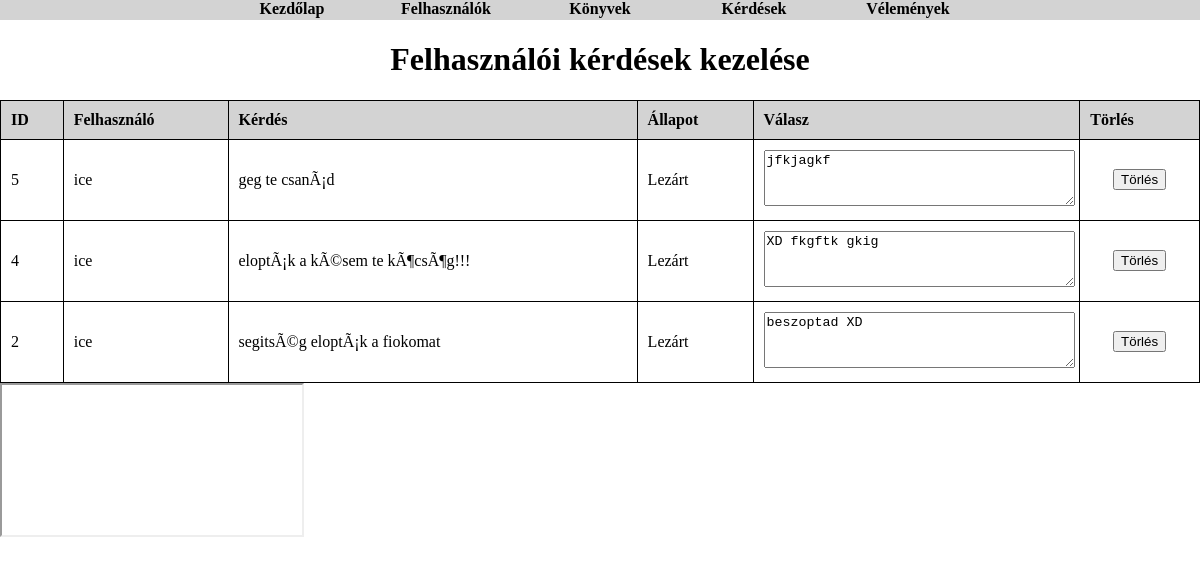
Before: /admin/?p=kerdesek with the older database file.
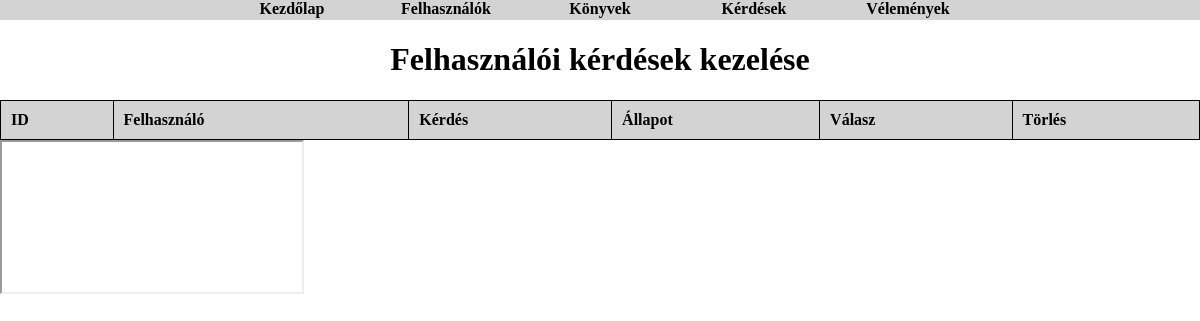
After: the same page with the newer database file.
### tables this page shows
CREATE TABLE `support` (
  `supportid` int(11) NOT NULL,
  `uid` int(11) NOT NULL,
  `sszoveg` text NOT NULL,
  `svalasz` text DEFAULT NULL,
  `sstatusz` int(11) NOT NULL,
  `stat` int(11) NOT NULL,
  `sdatum` datetime NOT NULL DEFAULT current_timestamp(),
  `slezar` datetime DEFAULT NULL
);

CREATE TABLE `user` (
  `uid` int(255) NOT NULL,
  `username` varchar(100) NOT NULL,
  `uemail` varchar(255) NOT NULL,
  `upassword` varchar(64) NOT NULL,
  `uprofkepnev` varchar(50) NOT NULL,
  `uprofkepnev_eredetinev` varchar(250) NOT NULL,
  `udatum` datetime NOT NULL,
  `uip` varchar(48) NOT NULL,
  `usession` varchar(8) NOT NULL,
  `ustatusz` varchar(2) NOT NULL,
  `ukomment` text NOT NULL
);

### admin/kerdesek.php (the view, shortened to what this page needs)
<?php
include("../kapcsolat.php");
$query = "SELECT s.supportid, s.uid, u.username, s.sszoveg, s.sstatusz, s.svalasz
          FROM support s
          LEFT JOIN user u ON s.uid = u.uid
          WHERE s.stat = 1
          ORDER BY s.sdatum DESC";
$result = mysqli_query($adb, $query);
?>
<!DOCTYPE html>
<html lang="hu">
<head>
</head>
<body>
    <h1>Felhasználói kérdések kezelése</h1>
    <table>
        <thead>
            <tr>
                <th>ID</th>
                <th>Felhasználó</th>
                <th>Kérdés</th>
                <th>Állapot</th>
                <th>Válasz</th>
                <th>Törlés</th>
            </tr>
        </thead>
        <tbody>
            <?php while ($row = mysqli_fetch_assoc($result)): ?>
                <tr>
                    <td><?= $row['supportid'] ?></td>
                    <td><?= htmlspecialchars($row['username'] ?? 'Ismeretlen') ?></td>
                    <td><?= htmlspecialchars($row['sszoveg']) ?></td>
                    <td><?php if ($row['sstatusz'] == 1) {
                        echo "Aktiv";
                    }else {
                        echo "Lezárt";
                    }?>
                    </td>
                    <td>
                        <form action="support_admin_handler.php" target="kisablak" method="post">
                            <textarea id="szoveg"  name="szoveg"><?= htmlspecialchars(trim($row['svalasz'] ?? ''," "));?></textarea>
                        </form>
                    </td>
                    <td class="action-buttons">
                        <form action="admin_support_delete.php" target="kisablak" method="post">
                            <input type="submit" value="Törlés">
                        </form>
                    </td>
                </tr>
            <?php endwhile; ?>
        </tbody>
    </table>
</body>
</html>

Changed rows visible on the page:
removed support: supportid "5", uid.username "ice", sszoveg "geg te csanÃ¡d", sstatusz "Lezárt", szoveg "jfkjagkf"
removed support: supportid "4", uid.username "ice", sszoveg "eloptÃ¡k a kÃ©sem te kÃ¶csÃ¶g!!!", sstatusz "Lezárt", szoveg "XD fkgftk gkig"
removed support: supportid "2", uid.username "ice", sszoveg "segitsÃ©g eloptÃ¡k a fiokomat", sstatusz "Lezárt", szoveg "beszoptad XD"
